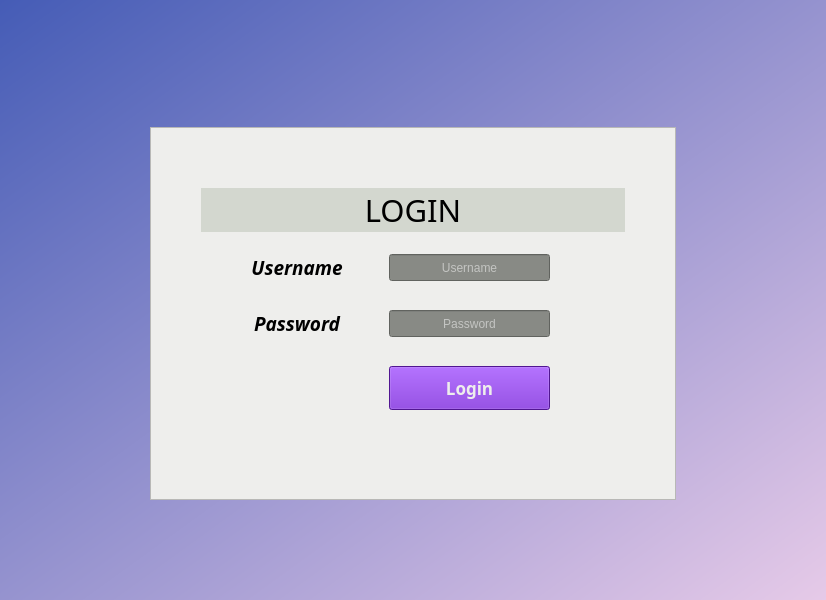
<?xml version="1.0" encoding="UTF-8"?>
<ui version="4.0">
 <class>Login</class>
 <widget class="QMainWindow" name="Login">
  <property name="geometry">
   <rect>
    <x>0</x>
    <y>0</y>
    <width>826</width>
    <height>600</height>
   </rect>
  </property>
  <property name="windowTitle">
   <string>MainWindow</string>
  </property>
  <property name="styleSheet">
   <string notr="true">background-color: qlineargradient(spread:pad, x1:0, y1:0, x2:1, y2:1, stop:0 rgba(69, 92, 182, 255), stop:1 rgba(230, 202, 232, 255));</string>
  </property>
  <widget class="QWidget" name="centralwidget">
   <layout class="QVBoxLayout" name="verticalLayout_5">
    <property name="leftMargin">
     <number>150</number>
    </property>
    <property name="topMargin">
     <number>127</number>
    </property>
    <property name="rightMargin">
     <number>150</number>
    </property>
    <property name="bottomMargin">
     <number>100</number>
    </property>
    <item>
     <widget class="QFrame" name="frame">
      <property name="styleSheet">
       <string notr="true">background-color: rgb(238, 238, 236);</string>
      </property>
      <property name="frameShape">
       <enum>QFrame::StyledPanel</enum>
      </property>
      <property name="frameShadow">
       <enum>QFrame::Raised</enum>
      </property>
      <layout class="QVBoxLayout" name="verticalLayout_6">
       <property name="leftMargin">
        <number>50</number>
       </property>
       <property name="topMargin">
        <number>60</number>
       </property>
       <property name="rightMargin">
        <number>50</number>
       </property>
       <property name="bottomMargin">
        <number>60</number>
       </property>
       <item>
        <widget class="QLabel" name="label_3">
         <property name="font">
          <font>
           <family>Vemana2000</family>
           <pointsize>23</pointsize>
           <weight>9</weight>
           <italic>false</italic>
           <bold>false</bold>
          </font>
         </property>
         <property name="styleSheet">
          <string notr="true">font: 75 23pt &quot;Vemana2000&quot;;
background-color: rgb(211, 215, 207);</string>
         </property>
         <property name="frameShadow">
          <enum>QFrame::Plain</enum>
         </property>
         <property name="lineWidth">
          <number>1</number>
         </property>
         <property name="midLineWidth">
          <number>0</number>
         </property>
         <property name="text">
          <string>LOGIN</string>
         </property>
         <property name="textFormat">
          <enum>Qt::RichText</enum>
         </property>
         <property name="alignment">
          <set>Qt::AlignCenter</set>
         </property>
         <property name="margin">
          <number>25</number>
         </property>
         <property name="indent">
          <number>2</number>
         </property>
        </widget>
       </item>
       <item>
        <spacer name="verticalSpacer_3">
         <property name="orientation">
          <enum>Qt::Vertical</enum>
         </property>
         <property name="sizeType">
          <enum>QSizePolicy::Maximum</enum>
         </property>
         <property name="sizeHint" stdset="0">
          <size>
           <width>17</width>
           <height>13</height>
          </size>
         </property>
        </spacer>
       </item>
       <item>
        <layout class="QGridLayout" name="gridLayout">
         <property name="sizeConstraint">
          <enum>QLayout::SetDefaultConstraint</enum>
         </property>
         <property name="leftMargin">
          <number>50</number>
         </property>
         <property name="topMargin">
          <number>16</number>
         </property>
         <property name="rightMargin">
          <number>35</number>
         </property>
         <property name="bottomMargin">
          <number>0</number>
         </property>
         <property name="horizontalSpacing">
          <number>6</number>
         </property>
         <property name="verticalSpacing">
          <number>0</number>
         </property>
         <item row="0" column="0">
          <widget class="QLabel" name="label">
           <property name="font">
            <font>
             <family>Uroob</family>
             <pointsize>14</pointsize>
             <weight>75</weight>
             <italic>true</italic>
             <bold>true</bold>
            </font>
           </property>
           <property name="styleSheet">
            <string notr="true">background-color: rgba(65, 0, 103, 0);</string>
           </property>
           <property name="text">
            <string>Username</string>
           </property>
           <property name="textFormat">
            <enum>Qt::RichText</enum>
           </property>
           <property name="alignment">
            <set>Qt::AlignCenter</set>
           </property>
           <property name="margin">
            <number>-1</number>
           </property>
           <property name="indent">
            <number>-1</number>
           </property>
          </widget>
         </item>
         <item row="3" column="2">
          <spacer name="verticalSpacer">
           <property name="orientation">
            <enum>Qt::Vertical</enum>
           </property>
           <property name="sizeType">
            <enum>QSizePolicy::Maximum</enum>
           </property>
           <property name="sizeHint" stdset="0">
            <size>
             <width>20</width>
             <height>40</height>
            </size>
           </property>
          </spacer>
         </item>
         <item row="0" column="3">
          <spacer name="horizontalSpacer_3">
           <property name="orientation">
            <enum>Qt::Horizontal</enum>
           </property>
           <property name="sizeType">
            <enum>QSizePolicy::Minimum</enum>
           </property>
           <property name="sizeHint" stdset="0">
            <size>
             <width>40</width>
             <height>20</height>
            </size>
           </property>
          </spacer>
         </item>
         <item row="0" column="1">
          <spacer name="horizontalSpacer">
           <property name="orientation">
            <enum>Qt::Horizontal</enum>
           </property>
           <property name="sizeType">
            <enum>QSizePolicy::Minimum</enum>
           </property>
           <property name="sizeHint" stdset="0">
            <size>
             <width>40</width>
             <height>20</height>
            </size>
           </property>
          </spacer>
         </item>
         <item row="2" column="1">
          <spacer name="horizontalSpacer_2">
           <property name="orientation">
            <enum>Qt::Horizontal</enum>
           </property>
           <property name="sizeType">
            <enum>QSizePolicy::Minimum</enum>
           </property>
           <property name="sizeHint" stdset="0">
            <size>
             <width>40</width>
             <height>20</height>
            </size>
           </property>
          </spacer>
         </item>
         <item row="0" column="2">
          <widget class="QLineEdit" name="lineEdit">
           <property name="sizePolicy">
            <sizepolicy hsizetype="Expanding" vsizetype="Ignored">
             <horstretch>0</horstretch>
             <verstretch>0</verstretch>
            </sizepolicy>
           </property>
           <property name="styleSheet">
            <string notr="true">background-color: rgb(136, 138, 133);
color: rgb(255, 255, 255);</string>
           </property>
           <property name="inputMethodHints">
            <set>Qt::ImhNone</set>
           </property>
           <property name="inputMask">
            <string/>
           </property>
           <property name="alignment">
            <set>Qt::AlignCenter</set>
           </property>
           <property name="placeholderText">
            <string>Username</string>
           </property>
          </widget>
         </item>
         <item row="2" column="0">
          <widget class="QLabel" name="label_2">
           <property name="font">
            <font>
             <family>Uroob</family>
             <pointsize>14</pointsize>
             <weight>75</weight>
             <italic>true</italic>
             <bold>true</bold>
            </font>
           </property>
           <property name="styleSheet">
            <string notr="true">background-color: rgba(65, 0, 103, 0);</string>
           </property>
           <property name="text">
            <string>Password</string>
           </property>
           <property name="textFormat">
            <enum>Qt::RichText</enum>
           </property>
           <property name="alignment">
            <set>Qt::AlignCenter</set>
           </property>
          </widget>
         </item>
         <item row="1" column="2">
          <spacer name="verticalSpacer_4">
           <property name="orientation">
            <enum>Qt::Vertical</enum>
           </property>
           <property name="sizeType">
            <enum>QSizePolicy::Maximum</enum>
           </property>
           <property name="sizeHint" stdset="0">
            <size>
             <width>20</width>
             <height>40</height>
            </size>
           </property>
          </spacer>
         </item>
         <item row="5" column="2">
          <widget class="QPushButton" name="pushButton">
           <property name="minimumSize">
            <size>
             <width>0</width>
             <height>44</height>
            </size>
           </property>
           <property name="font">
            <font>
             <family>Umpush</family>
             <pointsize>13</pointsize>
             <weight>75</weight>
             <bold>true</bold>
            </font>
           </property>
           <property name="styleSheet">
            <string notr="true">background-color: rgb(114, 31, 203);
color: rgb(238, 238, 236);</string>
           </property>
           <property name="text">
            <string>Login</string>
           </property>
          </widget>
         </item>
         <item row="2" column="2">
          <widget class="QLineEdit" name="lineEdit_2">
           <property name="sizePolicy">
            <sizepolicy hsizetype="Expanding" vsizetype="Ignored">
             <horstretch>0</horstretch>
             <verstretch>0</verstretch>
            </sizepolicy>
           </property>
           <property name="autoFillBackground">
            <bool>false</bool>
           </property>
           <property name="styleSheet">
            <string notr="true">background-color: rgb(136, 138, 133);
color: rgb(255, 255, 255);</string>
           </property>
           <property name="inputMethodHints">
            <set>Qt::ImhHiddenText|Qt::ImhSensitiveData</set>
           </property>
           <property name="inputMask">
            <string/>
           </property>
           <property name="alignment">
            <set>Qt::AlignCenter</set>
           </property>
           <property name="placeholderText">
            <string>Password</string>
           </property>
          </widget>
         </item>
         <item row="2" column="3">
          <spacer name="horizontalSpacer_4">
           <property name="orientation">
            <enum>Qt::Horizontal</enum>
           </property>
           <property name="sizeType">
            <enum>QSizePolicy::Minimum</enum>
           </property>
           <property name="sizeHint" stdset="0">
            <size>
             <width>40</width>
             <height>20</height>
            </size>
           </property>
          </spacer>
         </item>
         <item row="6" column="2">
          <spacer name="verticalSpacer_5">
           <property name="orientation">
            <enum>Qt::Vertical</enum>
           </property>
           <property name="sizeType">
            <enum>QSizePolicy::Expanding</enum>
           </property>
           <property name="sizeHint" stdset="0">
            <size>
             <width>20</width>
             <height>40</height>
            </size>
           </property>
          </spacer>
         </item>
        </layout>
       </item>
      </layout>
     </widget>
    </item>
   </layout>
  </widget>
 </widget>
 <resources/>
 <connections/>
</ui>
